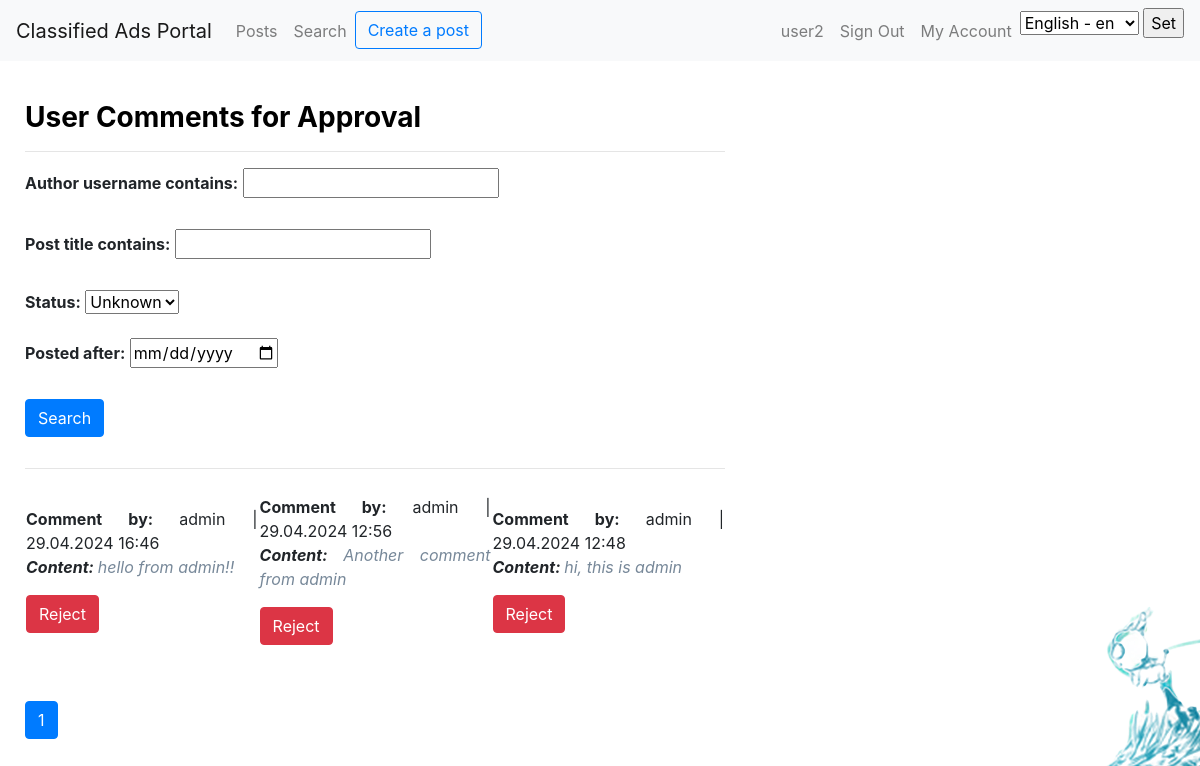
Screenshot of /usercomments/ (signed in) with the database file from the repository.
### adsboard/models.py (models this page shows, shortened)
class Comment(models.Model):
    post = models.ForeignKey(Post, on_delete=models.CASCADE, related_name='comments')
    author = models.ForeignKey(User, on_delete=models.CASCADE, related_name='comments')
    content = models.TextField()
    post_time = models.DateTimeField(auto_now_add=True)
    status = models.BooleanField(default=False)
    class Meta:
        ordering=['-post_time']

### adsboard/views.py (the view, shortened to what this page needs)
# urls.py: path('usercomments/', CommentsList.as_view(), name='usercomments'),
class CommentsList(LoginRequiredMixin, ListView):
    model = Comment
    template_name = 'usercomments.html'
    context_object_name = 'usercomments'
    ordering = '-post_time'
    paginate_by = 5
    def get_context_data(self, **kwargs):
        context = super().get_context_data(**kwargs)
        context['filterset'] = self.filterset
        return context
    def get_queryset(self):
        comments = Comment.objects.filter(post__author=self.request.user)
        self.filterset = CommentFilter(self.request.GET, queryset=comments)
        return self.filterset.qs

### adsboard/templatetags/custom_filters.py (called while the page is built)
@register.filter
def format_time(value, format_string='d.m.Y  H:i'):
    return date(value, format_string)

### templates/usercomments.html (shortened to what this page needs)
{% extends 'default.html' %}
{% load static %}
{% load custom_filters %}
{% load i18n %}
{% block content %}
<div class="form-group" style="margin-bottom: 25px; width: 700px; margin-left: 25px">
    <p>&nbsp</p>
    <h3 align="left" style="color: #000000"><b>{% trans 'User Comments for Approval' %}</b></h3>
    <hr>
    {% if usercomments %}
    <div align="center" class="form-group" style="margin-bottom: 25px;">
        <form action="" method="get" style="width: 800px; text-align: left;">
           {{ filterset.form.as_p }}
            <div align="left" style="margin-top:15px; margin-bottom: 15px">
                <input type="submit" value="{% trans 'Search' %}" class="btn btn-primary"/>
            </div>
       </form>
    <hr>
    </div>
    <table style="margin-right: auto; margin-right: auto;">
        {% for comment in usercomments %}
            <td style="text-align: justify">
            <p style="text-align: justify"><b>Comment by: </b>{{ comment.author }}
            | {{ comment.post_time|format_time }}
            <br>
                <i><b>Content: </b><a href="http://127.0.0.1:8000/posts/{{ comment.post.id }}" style="text-decoration: none; color: #778899;">{{ comment.content }}</a></i></p>
            <form method="POST">
                {% if not comment.status %}
                    <input type="submit" value="{% trans 'Accept' %}" class="btn btn-success"/>
                {% else %}
                    <input type="submit" value="{% trans 'Reject' %}" class="btn btn-danger"/>
                {% endif %}
            </form>
        {% endfor %}
    </table>
{% else %}
<h3>No comments</h3>
{% endif %}
{% if usercomments %}
{% include 'pagination.html' %}
{% endif %}
{% endblock content %}

### templates/default.html (shortened to what this page needs)
{% load static %}
{% load i18n %}
<!DOCTYPE html>
<html lang="en">
<head>
    <link href="https://stackpath.bootstrapcdn.com/bootstrap/4.5.2/css/bootstrap.min.css" rel="stylesheet">
    <link href="{% static 'style.css' %}" rel="stylesheet">
</head>
<body id="bg" style="background-image: url('static/image/home-background.png');">
    <nav class="navbar navbar-expand-lg navbar-light bg-light">
        <a class="navbar-brand" href="/">{% trans "Classified Ads Portal" %}</a>
        <div class="collapse navbar-collapse" id="mynavbar">
            <ul class="navbar-nav me-auto">
                <li class="nav-item">
                    <a class="nav-link" href="/posts/">{% trans "Posts" %}</a>
                </li>
                <li class="nav-item">
                    <a class="nav-link" href="/search/">{% trans "Search" %}</a>
                </li>
                <li class="nav-item">
                    {% if user.is_authenticated %}
                    <form action="/posts/create/" method="post">
                        <button type="submit" class="btn btn-outline-primary">{% trans "Create a post" %}</button>
                    </form>
                    {% endif %}
                </li>
            </ul>
            <ul class="navbar-nav ml-auto">
                {% if request.user.is_authenticated %}
                <li class="nav-item">
                    <a class="nav-link user-link">{{ request.user }}</a>
                </li>
                <li class="nav-item ">
                    <a class="nav-link" href="/accounts/logout">{% trans "Sign Out" %}</a>
                </li>
                <li class="nav-item">
                    <a class="nav-link" href="/accounts/profile">{% trans "My Account" %}</a>
                </li>
                {% endif %}
            </ul>
        </div>
        <div>
                <form action="{% url 'set_language' %}" method="POST" style="display: inline-block;">
                    {% get_current_language as LANGUAGE_CODE %}
                    <select name="language">
                        {% get_available_languages as LANGUAGES %}
                        {% get_language_info_list for LANGUAGES as languages %}
                        {% for language in languages %}
                            <option value="{{ language.code }}" > {{ language.name_local }} - {{ language.code }}
                            </option>
                        {% endfor %}
                    </select>
                    <input type="submit" value="{% trans 'Set' %}">
                </form>
            </div>
    </nav>
    {% block content%}
    {% endblock %}
</body>
</html>

### templates/usercomments.html (style rules this page uses)
label { font-weight: bold }
input { margin-bottom: 15px }

### rows the page displays
Comment: author "admin", post_time "29.04.2024 16:46", content "hello from admin!!"
Comment: author "admin", post_time "29.04.2024 12:56", content "Another comment from admin"
Comment: author "admin", post_time "29.04.2024 12:48", content "hi, this is admin"

### other values shown
{{ request.user }} "user2"
{{ page_obj.number }} "1"
form field language "English - en"
